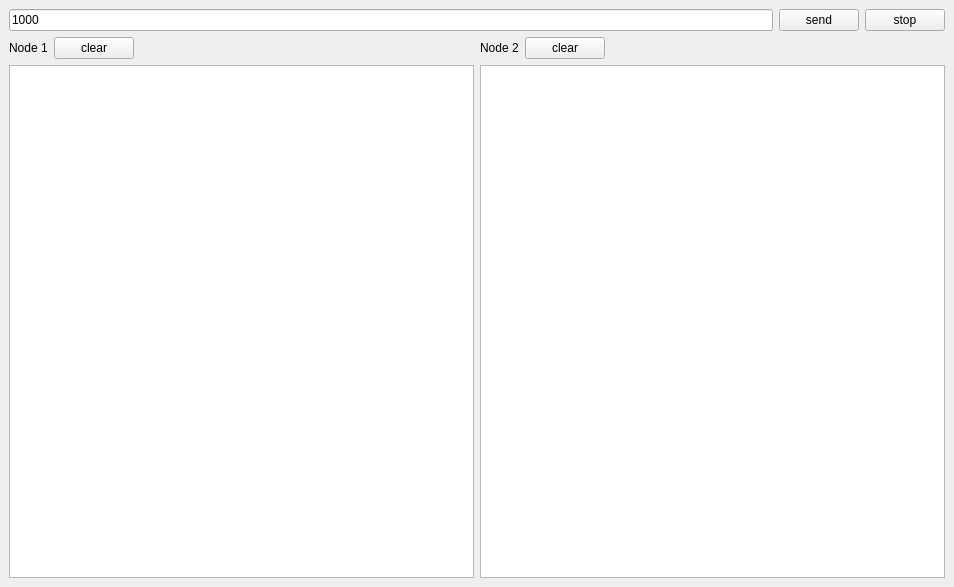
<?xml version="1.0" encoding="UTF-8"?>
<ui version="4.0">
 <class>DebugerGUI</class>
 <widget class="QMainWindow" name="DebugerGUI">
  <property name="windowModality">
   <enum>Qt::WindowModal</enum>
  </property>
  <property name="geometry">
   <rect>
    <x>0</x>
    <y>0</y>
    <width>954</width>
    <height>587</height>
   </rect>
  </property>
  <property name="windowTitle">
   <string>Debuger</string>
  </property>
  <widget class="QWidget" name="centralwidget">
   <layout class="QVBoxLayout" name="verticalLayout_4">
    <item>
     <layout class="QVBoxLayout" name="verticalLayout_3">
      <item>
       <layout class="QHBoxLayout" name="horizontalLayout_3">
        <item>
         <widget class="QLineEdit" name="m_interval">
          <property name="sizePolicy">
           <sizepolicy hsizetype="Expanding" vsizetype="Fixed">
            <horstretch>0</horstretch>
            <verstretch>0</verstretch>
           </sizepolicy>
          </property>
          <property name="text">
           <string>1000</string>
          </property>
         </widget>
        </item>
        <item>
         <widget class="QPushButton" name="m_send">
          <property name="sizePolicy">
           <sizepolicy hsizetype="Minimum" vsizetype="Fixed">
            <horstretch>0</horstretch>
            <verstretch>0</verstretch>
           </sizepolicy>
          </property>
          <property name="text">
           <string>send</string>
          </property>
         </widget>
        </item>
        <item>
         <widget class="QPushButton" name="m_stop">
          <property name="sizePolicy">
           <sizepolicy hsizetype="Minimum" vsizetype="Fixed">
            <horstretch>0</horstretch>
            <verstretch>0</verstretch>
           </sizepolicy>
          </property>
          <property name="text">
           <string>stop</string>
          </property>
         </widget>
        </item>
       </layout>
      </item>
      <item>
       <layout class="QHBoxLayout" name="horizontalLayout_4">
        <item>
         <layout class="QVBoxLayout" name="verticalLayout">
          <item>
           <layout class="QHBoxLayout" name="horizontalLayout">
            <item>
             <widget class="QLabel" name="label">
              <property name="text">
               <string>Node 1</string>
              </property>
             </widget>
            </item>
            <item>
             <widget class="QPushButton" name="m_clear1">
              <property name="sizePolicy">
               <sizepolicy hsizetype="Minimum" vsizetype="Fixed">
                <horstretch>0</horstretch>
                <verstretch>0</verstretch>
               </sizepolicy>
              </property>
              <property name="text">
               <string>clear</string>
              </property>
             </widget>
            </item>
            <item>
             <spacer name="horizontalSpacer">
              <property name="orientation">
               <enum>Qt::Horizontal</enum>
              </property>
              <property name="sizeHint" stdset="0">
               <size>
                <width>40</width>
                <height>20</height>
               </size>
              </property>
             </spacer>
            </item>
           </layout>
          </item>
          <item>
           <widget class="QTextBrowser" name="m_result1"/>
          </item>
         </layout>
        </item>
        <item>
         <layout class="QVBoxLayout" name="verticalLayout_2">
          <item>
           <layout class="QHBoxLayout" name="horizontalLayout_2">
            <item>
             <widget class="QLabel" name="label_2">
              <property name="text">
               <string>Node 2</string>
              </property>
             </widget>
            </item>
            <item>
             <widget class="QPushButton" name="m_clear2">
              <property name="sizePolicy">
               <sizepolicy hsizetype="Minimum" vsizetype="Fixed">
                <horstretch>0</horstretch>
                <verstretch>0</verstretch>
               </sizepolicy>
              </property>
              <property name="text">
               <string>clear</string>
              </property>
             </widget>
            </item>
            <item>
             <spacer name="horizontalSpacer_2">
              <property name="orientation">
               <enum>Qt::Horizontal</enum>
              </property>
              <property name="sizeHint" stdset="0">
               <size>
                <width>40</width>
                <height>20</height>
               </size>
              </property>
             </spacer>
            </item>
           </layout>
          </item>
          <item>
           <widget class="QTextBrowser" name="m_result2"/>
          </item>
         </layout>
        </item>
       </layout>
      </item>
     </layout>
    </item>
   </layout>
  </widget>
  <widget class="QMenuBar" name="menubar">
   <property name="geometry">
    <rect>
     <x>0</x>
     <y>0</y>
     <width>954</width>
     <height>31</height>
    </rect>
   </property>
  </widget>
 </widget>
 <resources/>
 <connections/>
</ui>
